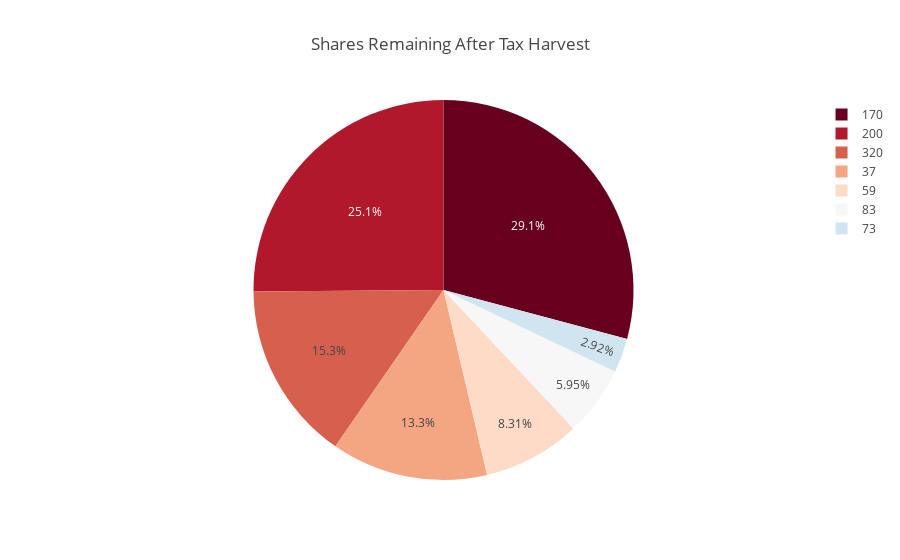

Notebook cell for this chart:
### Code cell
plot = px.pie(
    after_harvest_holdings_df, 
    values=after_harvest_holdings_df.keys()[2],
    names=after_harvest_holdings_df.keys()[1],
    color_discrete_sequence=px.colors.sequential.RdBu,
    title= 'Shares Remaining After Tax Harvest'
    )
plot.show()

### Figure 1 — Plotly figure (JSON) as saved in the notebook; plotly's stock layout.template omitted (floating-point values rounded to 4 significant figures)
{"data": [{"domain": {"x": [0, 1], "y": [0, 1]}, "hovertemplate": "no_of_shares=%{label}<br>share_price=%{value}<extra></extra>", "labels": [320, 170, 200, 73, 83, 37, 59], "legendgroup": "", "name": "", "showlegend": true, "type": "pie", "values": [155.1, 296.4, 255.5, 29.67, 60.5, 135.4, 84.46]}], "layout": {"legend": {"tracegroupgap": 0}, "piecolorway": ["rgb(103,0,31)", "rgb(178,24,43)", "rgb(214,96,77)", "rgb(244,165,130)", "rgb(253,219,199)", "rgb(247,247,247)", "rgb(209,229,240)", "rgb(146,197,222)", "rgb(67,147,195)", "rgb(33,102,172)", "rgb(5,48,97)"], "title": {"text": "Shares Remaining After Tax Harvest"}}}
